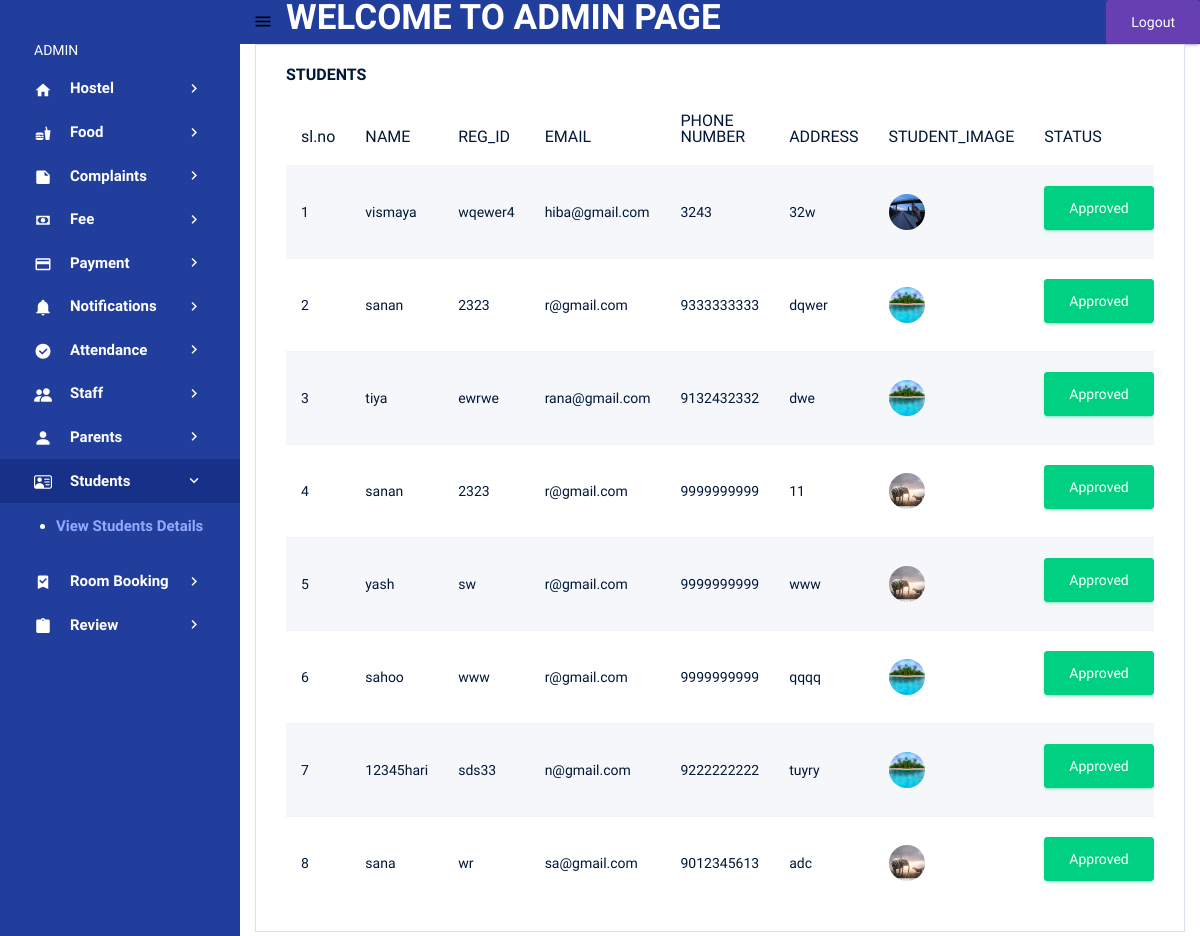
The app's page /view_student (signed in) with its own data.
### pythonapp/models.py (models this page shows, shortened)
class Student_Registration(models.Model):
    user = models.OneToOneField(Login_view,on_delete=models.CASCADE,related_name='student',null=True)
    name=models.CharField(max_length=200)
    registration_id=models.CharField(max_length=25)
    email=models.EmailField()
    phone=models.IntegerField()
    address=models.CharField(max_length=200)
    approval_status = models.IntegerField(default=0)
    student_image = models.ImageField(upload_to='image')

### pythonapp/views.py (the view)
# urls.py: path('view_student',views.view_student,name='view_student'),
@login_required(login_url='log')
def view_student(request):
    data = Student_Registration.objects.all()
    return render(request, 'studentview.html', {'data': data})

### templates/studentview.html
{% extends 'admin.html' %}
{% load crispy_forms_tags %}
{% block content %}
<div class="col-lg-12 grid-margin stretch-card">
              <div class="card">
                <div class="card-body">
                  <h4 class="card-title">STUDENTS</h4>
                  <div class="table-responsive">
                    <table class="table table-striped">
                      <thead>
                        <tr>
                            <th>sl.no</th>
                            <th>NAME</th>
                            <th>REG_ID</th>
                            <th>EMAIL</th>
                        <th>PHONE NUMBER</th>
                            <th>ADDRESS</th>
                            <th>STUDENT_IMAGE</th>
                            <th>STATUS</th>
                        </tr>
                      </thead>
                      <tbody>
                      {% for i in data %}
                        <tr>
                         <td>{{forloop.counter}}</td>
                         <td>{{i.name}}</td>
                         <td>{{i.registration_id}}</td>
                         <td>{{i.email}}</td>
                         <td>{{i.phone}}</td>
                         <td>{{i.address}}</td>
                            <td><img src="{{i.student_image.url}}"></td>
                            <td>
                                {% if i.approval_status == 0 %}
                                <a href = "{% url 'approve_student' i.user_id %}" class="btn btn-success">Approve</a>
                                 <a href = "{% url 'reject_student' i.user_id %}" class = "btn btn-danger" >Reject</a>
                                {% elif i.approval_status == 1 %}
                                <p class="btn btn-success">Approved</p>
                                {% elif i.approval_status == 2 %}
                                <p class="btn btn-danger" >Rejected</p>
                                {% endif %}
                            </td>
                      {% endfor %}
                      </tbody>
                    </table>
                  </div>
                </div>
              </div>
            </div>
{% endblock %}

### records on screen
Student_Registration: name "vismaya", registration_id "wqewer4", email "hiba@gmail.com", phone "3243", address "32w", student_image (picture), approval_status "Approved"
Student_Registration: name "sanan", registration_id "2323", email "r@gmail.com", phone "9333333333", address "dqwer", student_image (picture), approval_status "Approved"
Student_Registration: name "tiya", registration_id "ewrwe", email "rana@gmail.com", phone "9132432332", address "dwe", student_image (picture), approval_status "Approved"
Student_Registration: name "sanan", registration_id "2323", email "r@gmail.com", phone "9999999999", address "11", student_image (picture), approval_status "Approved"
Student_Registration: name "yash", registration_id "sw", email "r@gmail.com", phone "9999999999", address "www", student_image (picture), approval_status "Approved"
Student_Registration: name "sahoo", registration_id "www", email "r@gmail.com", phone "9999999999", address "qqqq", student_image (picture), approval_status "Approved"
Student_Registration: name "12345hari", registration_id "sds33", email "n@gmail.com", phone "9222222222", address "tuyry", student_image (picture), approval_status "Approved"
Student_Registration: name "sana", registration_id "wr", email "sa@gmail.com", phone "9012345613", address "adc", student_image (picture), approval_status "Approved"
